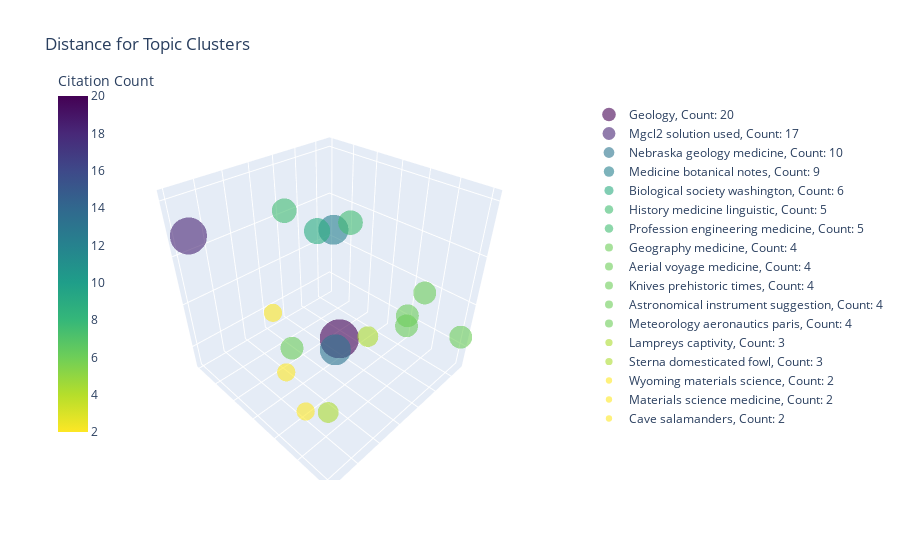

Source (notebook cell):
### Code cell
# 3d Distance map for the topics
cfc.visualize_intertopic_distances_3d("year_"+str(years[0]),sy_df,sy_topics,sy_model,sy_embeddings)

### Figure 1 — Plotly figure (JSON) as saved in the notebook; plotly's stock layout.template omitted (floating-point values rounded to 4 significant figures)
{"data": [{"marker": {"cmax": 20, "cmin": 2, "color": "rgb(68, 1, 84)", "colorbar": {"title": {"text": "Citation Count"}, "x": -0.065, "xanchor": "left", "y": 1.1, "yanchor": "top"}, "colorscale": [[0, "#fde725"], [0.1111, "#b5de2b"], [0.2222, "#6ece58"], [0.3333, "#35b779"], [0.4444, "#1f9e89"], [0.5556, "#26828e"], [0.6667, "#31688e"], [0.7778, "#3e4989"], [0.8889, "#482878"], [1, "#440154"]], "opacity": 0.6, "showscale": false, "size": 13.57}, "mode": "markers", "name": "Geology, Count: 20", "text": "Topic Geology, Count: 20", "type": "scatter3d", "x": [1.444], "y": [2.797], "z": [1.224]}, {"marker": {"cmax": 20, "cmin": 2, "color": "rgb(72, 36, 116)", "colorbar": {"title": {"text": "Citation Count"}, "x": -0.065, "xanchor": "left", "y": 1.1, "yanchor": "top"}, "colorscale": [[0, "#fde725"], [0.1111, "#b5de2b"], [0.2222, "#6ece58"], [0.3333, "#35b779"], [0.4444, "#1f9e89"], [0.5556, "#26828e"], [0.6667, "#31688e"], [0.7778, "#3e4989"], [0.8889, "#482878"], [1, "#440154"]], "opacity": 0.6, "showscale": false, "size": 12.86}, "mode": "markers", "name": "Mgcl2 solution used, Count: 17", "text": "Topic Mgcl2 solution used, Count: 17", "type": "scatter3d", "x": [2.812], "y": [1.034], "z": [2.164]}, {"marker": {"cmax": 20, "cmin": 2, "color": "rgb(44, 116, 142)", "colorbar": {"title": {"text": "Citation Count"}, "x": -0.065, "xanchor": "left", "y": 1.1, "yanchor": "top"}, "colorscale": [[0, "#fde725"], [0.1111, "#b5de2b"], [0.2222, "#6ece58"], [0.3333, "#35b779"], [0.4444, "#1f9e89"], [0.5556, "#26828e"], [0.6667, "#31688e"], [0.7778, "#3e4989"], [0.8889, "#482878"], [1, "#440154"]], "opacity": 0.6, "showscale": false, "size": 10.77}, "mode": "markers", "name": "Nebraska geology medicine, Count: 10", "text": "Topic Nebraska geology medicine, Count: 10", "type": "scatter3d", "x": [1.118], "y": [2.425], "z": [0.8328]}, {"marker": {"cmax": 20, "cmin": 2, "color": "rgb(39, 128, 142)", "colorbar": {"title": {"text": "Citation Count"}, "x": -0.065, "xanchor": "left", "y": 1.1, "yanchor": "top"}, "colorscale": [[0, "#fde725"], [0.1111, "#b5de2b"], [0.2222, "#6ece58"], [0.3333, "#35b779"], [0.4444, "#1f9e89"], [0.5556, "#26828e"], [0.6667, "#31688e"], [0.7778, "#3e4989"], [0.8889, "#482878"], [1, "#440154"]], "opacity": 0.6, "showscale": false, "size": 10.4}, "mode": "markers", "name": "Medicine botanical notes, Count: 9", "text": "Topic Medicine botanical notes, Count: 9", "type": "scatter3d", "x": [2.034], "y": [3.198], "z": [2.534]}, {"marker": {"cmax": 20, "cmin": 2, "color": "rgb(43, 172, 128)", "colorbar": {"title": {"text": "Citation Count"}, "x": -0.065, "xanchor": "left", "y": 1.1, "yanchor": "top"}, "colorscale": [[0, "#fde725"], [0.1111, "#b5de2b"], [0.2222, "#6ece58"], [0.3333, "#35b779"], [0.4444, "#1f9e89"], [0.5556, "#26828e"], [0.6667, "#31688e"], [0.7778, "#3e4989"], [0.8889, "#482878"], [1, "#440154"]], "opacity": 0.6, "showscale": false, "size": 9.086}, "mode": "markers", "name": "Biological society washington, Count: 6", "text": "Topic Biological society washington, Count: 6", "type": "scatter3d", "x": [0.4733], "y": [1.388], "z": [1.813]}, {"marker": {"cmax": 20, "cmin": 2, "color": "rgb(65, 188, 114)", "colorbar": {"title": {"text": "Citation Count"}, "x": -0.065, "xanchor": "left", "y": 1.1, "yanchor": "top"}, "colorscale": [[0, "#fde725"], [0.1111, "#b5de2b"], [0.2222, "#6ece58"], [0.3333, "#35b779"], [0.4444, "#1f9e89"], [0.5556, "#26828e"], [0.6667, "#31688e"], [0.7778, "#3e4989"], [0.8889, "#482878"], [1, "#440154"]], "opacity": 0.6, "showscale": false, "size": 8.55}, "mode": "markers", "name": "History medicine linguistic, Count: 5", "text": "Topic History medicine linguistic, Count: 5", "type": "scatter3d", "x": [1.103], "y": [2.683], "z": [2.299]}, {"marker": {"cmax": 20, "cmin": 2, "color": "rgb(65, 188, 114)", "colorbar": {"title": {"text": "Citation Count"}, "x": -0.065, "xanchor": "left", "y": 1.1, "yanchor": "top"}, "colorscale": [[0, "#fde725"], [0.1111, "#b5de2b"], [0.2222, "#6ece58"], [0.3333, "#35b779"], [0.4444, "#1f9e89"], [0.5556, "#26828e"], [0.6667, "#31688e"], [0.7778, "#3e4989"], [0.8889, "#482878"], [1, "#440154"]], "opacity": 0.6, "showscale": false, "size": 8.55}, "mode": "markers", "name": "Profession engineering medicine, Count: 5", "text": "Topic Profession engineering medicine, Count: 5", "type": "scatter3d", "x": [1.216], "y": [1.384], "z": [2.169]}, {"marker": {"cmax": 20, "cmin": 2, "color": "rgb(108, 205, 89)", "colorbar": {"title": {"text": "Citation Count"}, "x": -0.065, "xanchor": "left", "y": 1.1, "yanchor": "top"}, "colorscale": [[0, "#fde725"], [0.1111, "#b5de2b"], [0.2222, "#6ece58"], [0.3333, "#35b779"], [0.4444, "#1f9e89"], [0.5556, "#26828e"], [0.6667, "#31688e"], [0.7778, "#3e4989"], [0.8889, "#482878"], [1, "#440154"]], "opacity": 0.6, "showscale": false, "size": 7.937}, "mode": "markers", "name": "Geography medicine, Count: 4", "text": "Topic Geography medicine, Count: 4", "type": "scatter3d", "x": [0.4494], "y": [3.387], "z": [1.38]}, {"marker": {"cmax": 20, "cmin": 2, "color": "rgb(108, 205, 89)", "colorbar": {"title": {"text": "Citation Count"}, "x": -0.065, "xanchor": "left", "y": 1.1, "yanchor": "top"}, "colorscale": [[0, "#fde725"], [0.1111, "#b5de2b"], [0.2222, "#6ece58"], [0.3333, "#35b779"], [0.4444, "#1f9e89"], [0.5556, "#26828e"], [0.6667, "#31688e"], [0.7778, "#3e4989"], [0.8889, "#482878"], [1, "#440154"]], "opacity": 0.6, "showscale": false, "size": 7.937}, "mode": "markers", "name": "Aerial voyage medicine, Count: 4", "text": "Topic Aerial voyage medicine, Count: 4", "type": "scatter3d", "x": [1.017], "y": [3.732], "z": [1.559]}, {"marker": {"cmax": 20, "cmin": 2, "color": "rgb(108, 205, 89)", "colorbar": {"title": {"text": "Citation Count"}, "x": -0.065, "xanchor": "left", "y": 1.1, "yanchor": "top"}, "colorscale": [[0, "#fde725"], [0.1111, "#b5de2b"], [0.2222, "#6ece58"], [0.3333, "#35b779"], [0.4444, "#1f9e89"], [0.5556, "#26828e"], [0.6667, "#31688e"], [0.7778, "#3e4989"], [0.8889, "#482878"], [1, "#440154"]], "opacity": 0.6, "showscale": false, "size": 7.937}, "mode": "markers", "name": "Knives prehistoric times, Count: 4", "text": "Topic Knives prehistoric times, Count: 4", "type": "scatter3d", "x": [2.987], "y": [3.404], "z": [1.875]}, {"marker": {"cmax": 20, "cmin": 2, "color": "rgb(108, 205, 89)", "colorbar": {"title": {"text": "Citation Count"}, "x": -0.065, "xanchor": "left", "y": 1.1, "yanchor": "top"}, "colorscale": [[0, "#fde725"], [0.1111, "#b5de2b"], [0.2222, "#6ece58"], [0.3333, "#35b779"], [0.4444, "#1f9e89"], [0.5556, "#26828e"], [0.6667, "#31688e"], [0.7778, "#3e4989"], [0.8889, "#482878"], [1, "#440154"]], "opacity": 0.6, "showscale": false, "size": 7.937}, "mode": "markers", "name": "Astronomical instrument suggestion, Count: 4", "text": "Topic Astronomical instrument suggestion, Count: 4", "type": "scatter3d", "x": [-0.2484], "y": [4.023], "z": [1.121]}, {"marker": {"cmax": 20, "cmin": 2, "color": "rgb(108, 205, 89)", "colorbar": {"title": {"text": "Citation Count"}, "x": -0.065, "xanchor": "left", "y": 1.1, "yanchor": "top"}, "colorscale": [[0, "#fde725"], [0.1111, "#b5de2b"], [0.2222, "#6ece58"], [0.3333, "#35b779"], [0.4444, "#1f9e89"], [0.5556, "#26828e"], [0.6667, "#31688e"], [0.7778, "#3e4989"], [0.8889, "#482878"], [1, "#440154"]], "opacity": 0.6, "showscale": false, "size": 7.937}, "mode": "markers", "name": "Meteorology aeronautics paris, Count: 4", "text": "Topic Meteorology aeronautics paris, Count: 4", "type": "scatter3d", "x": [-0.2152], "y": [3.268], "z": [1.419]}, {"marker": {"cmax": 20, "cmin": 2, "color": "rgb(172, 220, 49)", "colorbar": {"title": {"text": "Citation Count"}, "x": -0.065, "xanchor": "left", "y": 1.1, "yanchor": "top"}, "colorscale": [[0, "#fde725"], [0.1111, "#b5de2b"], [0.2222, "#6ece58"], [0.3333, "#35b779"], [0.4444, "#1f9e89"], [0.5556, "#26828e"], [0.6667, "#31688e"], [0.7778, "#3e4989"], [0.8889, "#482878"], [1, "#440154"]], "opacity": 0.6, "showscale": false, "size": 7.211}, "mode": "markers", "name": "Lampreys captivity, Count: 3", "text": "Topic Lampreys captivity, Count: 3", "type": "scatter3d", "x": [2.199], "y": [3.26], "z": [0.7899]}, {"marker": {"cmax": 20, "cmin": 2, "color": "rgb(172, 220, 49)", "colorbar": {"title": {"text": "Citation Count"}, "x": -0.065, "xanchor": "left", "y": 1.1, "yanchor": "top"}, "colorscale": [[0, "#fde725"], [0.1111, "#b5de2b"], [0.2222, "#6ece58"], [0.3333, "#35b779"], [0.4444, "#1f9e89"], [0.5556, "#26828e"], [0.6667, "#31688e"], [0.7778, "#3e4989"], [0.8889, "#482878"], [1, "#440154"]], "opacity": 0.6, "showscale": false, "size": 7.211}, "mode": "markers", "name": "Sterna domesticated fowl, Count: 3", "text": "Topic Sterna domesticated fowl, Count: 3", "type": "scatter3d", "x": [2.057], "y": [3.821], "z": [1.819]}, {"marker": {"cmax": 20, "cmin": 2, "color": "rgb(253, 231, 37)", "colorbar": {"title": {"text": "Citation Count"}, "x": -0.065, "xanchor": "left", "y": 1.1, "yanchor": "top"}, "colorscale": [[0, "#fde725"], [0.1111, "#b5de2b"], [0.2222, "#6ece58"], [0.3333, "#35b779"], [0.4444, "#1f9e89"], [0.5556, "#26828e"], [0.6667, "#31688e"], [0.7778, "#3e4989"], [0.8889, "#482878"], [1, "#440154"]], "opacity": 0.6, "showscale": false, "size": 6.3}, "mode": "markers", "name": "Wyoming materials science, Count: 2", "text": "Topic Wyoming materials science, Count: 2", "type": "scatter3d", "x": [2.354], "y": [2.499], "z": [1.023]}, {"marker": {"cmax": 20, "cmin": 2, "color": "rgb(253, 231, 37)", "colorbar": {"title": {"text": "Citation Count"}, "x": -0.065, "xanchor": "left", "y": 1.1, "yanchor": "top"}, "colorscale": [[0, "#fde725"], [0.1111, "#b5de2b"], [0.2222, "#6ece58"], [0.3333, "#35b779"], [0.4444, "#1f9e89"], [0.5556, "#26828e"], [0.6667, "#31688e"], [0.7778, "#3e4989"], [0.8889, "#482878"], [1, "#440154"]], "opacity": 0.6, "showscale": false, "size": 6.3}, "mode": "markers", "name": "Materials science medicine, Count: 2", "text": "Topic Materials science medicine, Count: 2", "type": "scatter3d", "x": [2.019], "y": [1.872], "z": [1.393]}, {"marker": {"cmax": 20, "cmin": 2, "color": "rgb(253, 231, 37)", "colorbar": {"title": {"text": "Citation Count"}, "x": -0.065, "xanchor": "left", "y": 1.1, "yanchor": "top"}, "colorscale": [[0, "#fde725"], [0.1111, "#b5de2b"], [0.2222, "#6ece58"], [0.3333, "#35b779"], [0.4444, "#1f9e89"], [0.5556, "#26828e"], [0.6667, "#31688e"], [0.7778, "#3e4989"], [0.8889, "#482878"], [1, "#440154"]], "opacity": 0.6, "showscale": true, "size": 6.3}, "mode": "markers", "name": "Cave salamanders, Count: 2", "text": "Topic Cave salamanders, Count: 2", "type": "scatter3d", "x": [2.646], "y": [3.229], "z": [0.9918]}], "layout": {"coloraxis": {"colorbar": {"showticklabels": false, "title": {"text": "Citation Count"}}}, "scene": {"aspectmode": "cube", "xaxis": {"showticklabels": false, "title": {"text": ""}}, "yaxis": {"showticklabels": false, "title": {"text": ""}}, "zaxis": {"showticklabels": false, "title": {"text": ""}}}, "title": {"text": "Distance for Topic Clusters"}}}
